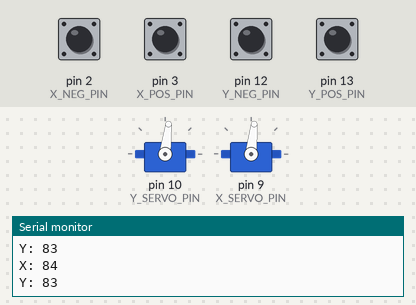
Recording of a sketch running on a simulated Arduino Uno, built with avr-gcc and run on an emulated ATmega328P. On the bench: 2 × servo, the last lines printed to the serial monitor. The inputs (shaded band) are chosen by the test bench; at power-on: pin 2 (X_NEG_PIN), pin 3 (X_POS_PIN), pin 12 (Y_NEG_PIN), pin 13 (Y_POS_PIN) HIGH.

Above: at 1.3 s.
1.4 s: pin 12 (Y_NEG_PIN) pulled LOW for 1 s
At 1.62 s:
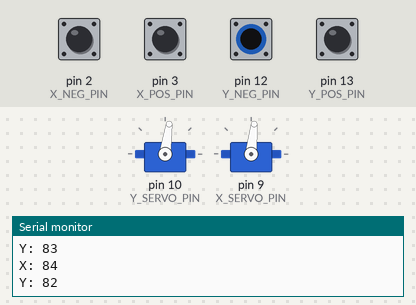
3.9 s: pin 2 (X_NEG_PIN) pulled LOW for 0.3 s
At 5.3 s:
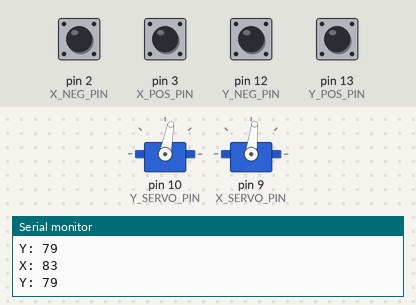
5.7 s: pin 2 (X_NEG_PIN) pulled LOW for 1 s
At 5.88 s:
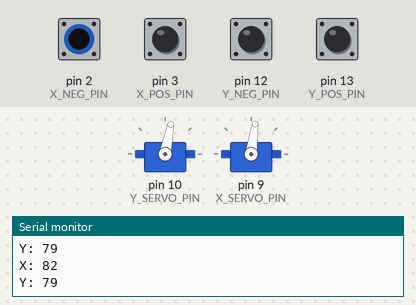
8.2 s: pin 13 (Y_POS_PIN) pulled LOW for 0.3 s
At 9.4 s:
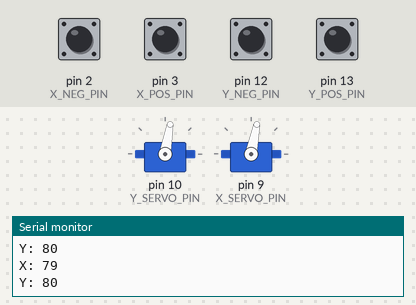
10.0 s: pin 3 (X_POS_PIN) pulled LOW for 0.3 s
At 10.14 s:
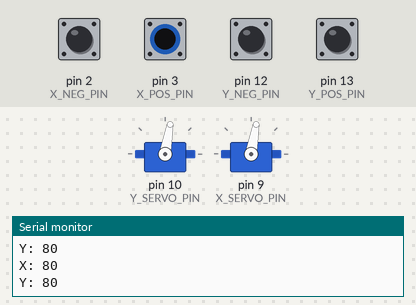
11.8 s: pin 3 (X_POS_PIN) pulled LOW for 1 s
At 12.14 s:
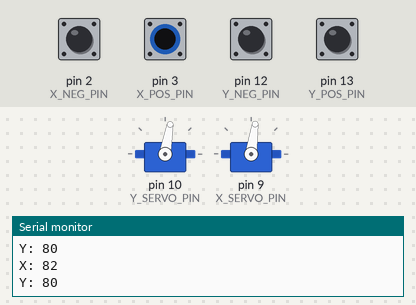
Timing chart, 0 to 14.8 s (numbered marks = the images above; inputs shaded):
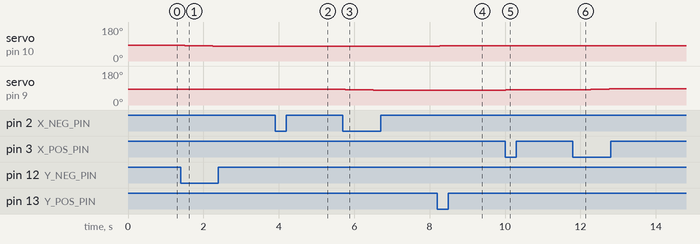

Measured:
- after the input at 1.4 s, servo on pin 10 (Y_SERVO_PIN): 83° → 82° after 0.10 s, → 81° 0.25 s later, → 80° 0.25 s later, → 79° 0.25 s later
- after the input at 3.9 s, servo on pin 9 (X_SERVO_PIN): 84° → 83° after 0.11 s
- after the input at 5.7 s, servo on pin 9 (X_SERVO_PIN): 83° → 82° after 0.06 s, → 81° 0.25 s later, → 80° 0.25 s later, → 79° 0.25 s later
- after the input at 8.2 s, servo on pin 10 (Y_SERVO_PIN): 79° → 80° after 0.06 s
- after the input at 10.0 s, servo on pin 9 (X_SERVO_PIN): 79° → 80° at once, → 81° 0.25 s later
- after the input at 11.8 s, servo on pin 9 (X_SERVO_PIN): 81° → 82° after 0.22 s, → 83° 0.25 s later, → 84° 0.25 s later, → 85° 0.25 s later

The sketch:

MS24_servo_test.ino
```cpp
#include <Servo.h>

Servo Y_SERVO;
Servo X_SERVO;

const int X_SERVO_PIN = 9;
const int Y_SERVO_PIN = 10;

const int X_NEG_PIN = 2;
const int X_POS_PIN = 3;
const int Y_NEG_PIN = 12;
const int Y_POS_PIN = 13;

const int increment_amount = 1;

#define X_MIN 60
#define X_MAX 110
#define Y_MIN 60
#define Y_MAX 110
int X_SERVO_ANGLE = 84;
int Y_SERVO_ANGLE = 83;


int servo_angle = 90;

void setup() {
  Y_SERVO.attach(Y_SERVO_PIN);
  Y_SERVO.write(Y_SERVO_ANGLE);

  X_SERVO.attach(X_SERVO_PIN);
  X_SERVO.write(X_SERVO_ANGLE);

  pinMode(X_NEG_PIN, INPUT_PULLUP);
  pinMode(X_POS_PIN, INPUT_PULLUP);
  pinMode(Y_NEG_PIN, INPUT_PULLUP);
  pinMode(Y_POS_PIN, INPUT_PULLUP);

  Serial.begin(9600);
}

void loop() {

  if (digitalRead(X_NEG_PIN) == 0)
  {
    X_SERVO_ANGLE -= increment_amount;
    X_SERVO.write(X_SERVO_ANGLE);
  }
  else if (digitalRead(X_POS_PIN) == 0)
  {
    X_SERVO_ANGLE += increment_amount;
    X_SERVO.write(X_SERVO_ANGLE);
  }
  else if (digitalRead(Y_NEG_PIN) == 0)
  {
    Y_SERVO_ANGLE -= increment_amount;
    Y_SERVO.write(Y_SERVO_ANGLE);
  }
  else if (digitalRead(Y_POS_PIN) == 0)
  {
    Y_SERVO_ANGLE += increment_amount;
    Y_SERVO.write(Y_SERVO_ANGLE);
  }


  Serial.print("X: ");
  Serial.println(X_SERVO_ANGLE);
  Serial.print("Y: ");
  Serial.println(Y_SERVO_ANGLE);

  Serial.println("");

  delay(250);
}
```
